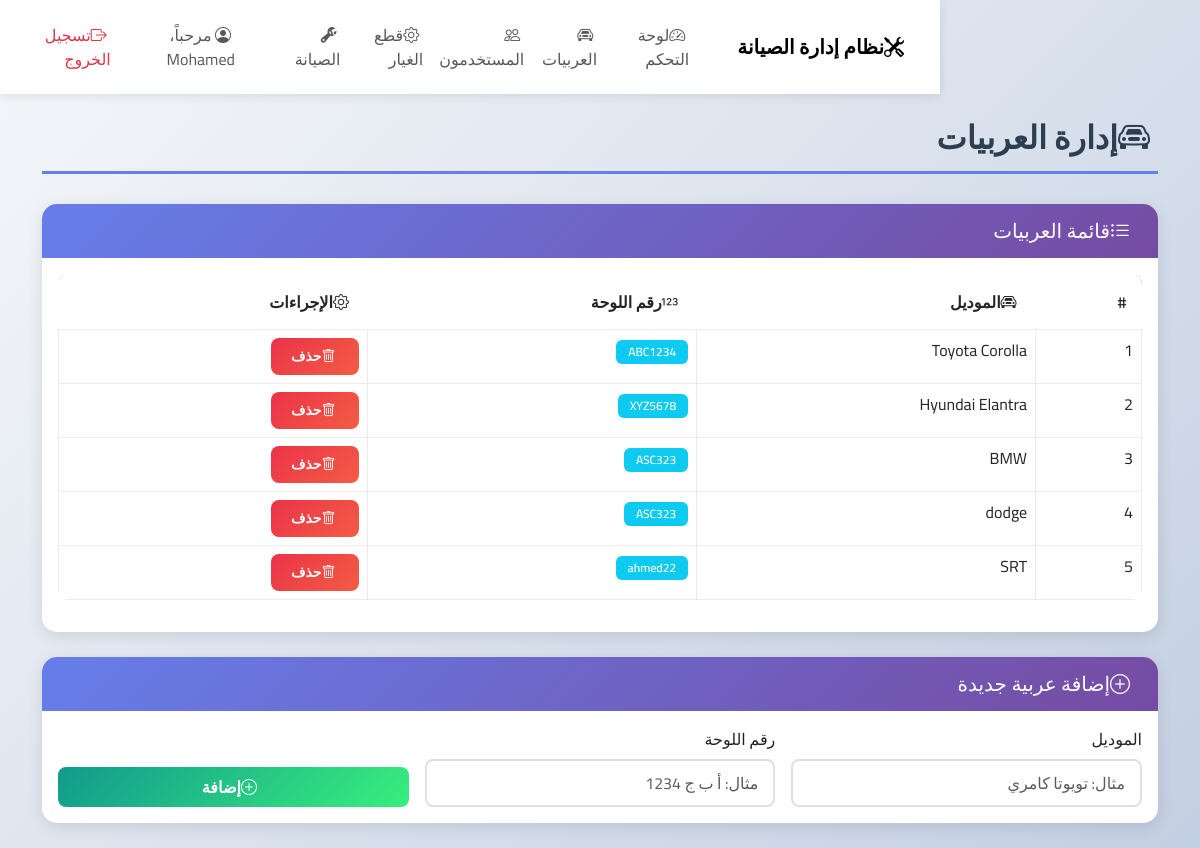
/AdminDashboard/vehicles.php (signed in), run on the app's committed database.
### tables this page shows
CREATE TABLE `vehicle` (
  `vehicle_id` int(11) NOT NULL,
  `model` varchar(100) NOT NULL,
  `plate_number` varchar(50) NOT NULL
);

### AdminDashboard/vehicles.php (the view, shortened to what this page needs)
<?php include "../auth_admin.php"; include "../connection.php"; include "../partials/header.php"; include "../partials/navbar.php"; ?>
<div class="container mt-4">
  <h2 class="page-title">
    <i class="bi bi-car-front me-2"></i>إدارة العربيات
  </h2>
  <?php
  $res = $conn->query("SELECT * FROM vehicle");
  ?>
  <div class="card">
    <div class="card-header">
      <h5 class="mb-0"><i class="bi bi-list-ul me-2"></i>قائمة العربيات</h5>
    </div>
    <div class="card-body">
      <div class="table-responsive">
        <table class="table table-hover table-bordered">
          <thead>
            <tr>
              <th>#</th>
              <th><i class="bi bi-car-front me-1"></i>الموديل</th>
              <th><i class="bi bi-123 me-1"></i>رقم اللوحة</th>
              <th><i class="bi bi-gear me-1"></i>الإجراءات</th>
            </tr>
          </thead>
          <tbody>
            <?php while($r = $res->fetch_assoc()): ?>
              <tr>
                <td><?=$r['vehicle_id']?></td>
                <td><?=htmlspecialchars($r['model'])?></td>
                <td><span class="badge bg-info"><?=htmlspecialchars($r['plate_number'])?></span></td>
                <td>
                  <a class="btn btn-sm btn-danger" href="?delete=<?=$r['vehicle_id']?>" onclick="return confirm('هل أنت متأكد من حذف هذه العربية؟')">
                    <i class="bi bi-trash me-1"></i>حذف
                  </a>
                </td>
              </tr>
            <?php endwhile; ?>
          </tbody>
        </table>
      </div>
    </div>
  </div>
  <div class="card mt-4" id="add">
    <div class="card-header">
      <h5 class="mb-0"><i class="bi bi-plus-circle me-2"></i>إضافة عربية جديدة</h5>
    </div>
    <div class="card-body">
      <form method="POST" class="row g-3">
        <div class="col-md-4">
          <label class="form-label">الموديل</label>
          <input name="model" class="form-control" placeholder="مثال: تويوتا كامري" required>
        </div>
        <div class="col-md-4">
          <label class="form-label">رقم اللوحة</label>
          <input name="plate" class="form-control" placeholder="مثال: أ ب ج 1234" required>
        </div>
        <div class="col-md-4 d-flex align-items-end">
          <button name="add_vehicle" class="btn btn-success w-100">
            <i class="bi bi-plus-circle me-2"></i>إضافة
          </button>
        </div>
      </form>
    </div>
  </div>
</div>
<?php include "../partials/footer.php"; ?>

### main.css (style rules this page uses)
* { font-family: 'Cairo', sans-serif; }
body { background: linear-gradient(135deg, #f5f7fa 0%, #c3cfe2 100%); min-height: 100vh; direction: rtl; }
.card { border: none; border-radius: 15px; box-shadow: 0 4px 15px rgba(0,0,0,0.1); margin-bottom: 25px; transition: all 0.3s; overflow: hidden; }
.card-header { background: linear-gradient(135deg, #667eea 0%, #764ba2 100%); color: white; border: none; padding: 15px 20px; font-weight: 600; }
.table { border-radius: 10px; overflow: hidden; }
.table thead { background: linear-gradient(135deg, #667eea 0%, #764ba2 100%); color: white; }
.table thead th { border: none; padding: 15px; font-weight: 600; }
.table tbody tr { transition: all 0.2s; }
.table-bordered { border: none; }
.table-bordered td, .table-bordered th { border: 1px solid #e9ecef; }
.btn { border-radius: 8px; padding: 8px 20px; font-weight: 600; transition: all 0.3s; }
.btn-success { background: linear-gradient(135deg, #11998e 0%, #38ef7d 100%); border: none; }
.btn-danger { background: linear-gradient(135deg, #eb3349 0%, #f45c43 100%); border: none; }
.form-control, .form-select { border-radius: 8px; border: 2px solid #e0e0e0; padding: 10px 15px; transition: all 0.3s; }
.badge { padding: 6px 12px; border-radius: 6px; font-weight: 600; }
.page-title { color: #2c3e50; font-weight: 700; margin-bottom: 30px; padding-bottom: 15px; border-bottom: 3px solid #667eea; }

### data on the page
vehicle: vehicle_id "1", model "Toyota Corolla", plate_number "ABC1234"
vehicle: vehicle_id "2", model "Hyundai Elantra", plate_number "XYZ5678"
vehicle: vehicle_id "3", model "BMW", plate_number "ASC323"
vehicle: vehicle_id "4", model "dodge", plate_number "ASC323"
vehicle: vehicle_id "5", model "SRT", plate_number "ahmed22"

### other printed values
$user['name'] "Mohamed"
